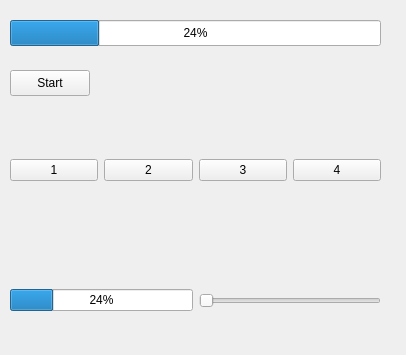
<?xml version="1.0" encoding="UTF-8"?>
<ui version="4.0">
 <class>MainWindow</class>
 <widget class="QMainWindow" name="MainWindow">
  <property name="geometry">
   <rect>
    <x>0</x>
    <y>0</y>
    <width>406</width>
    <height>355</height>
   </rect>
  </property>
  <property name="windowTitle">
   <string>Qt Application</string>
  </property>
  <widget class="QWidget" name="centralwidget">
   <widget class="QProgressBar" name="progressBar">
    <property name="geometry">
     <rect>
      <x>10</x>
      <y>20</y>
      <width>371</width>
      <height>26</height>
     </rect>
    </property>
    <property name="value">
     <number>24</number>
    </property>
   </widget>
   <widget class="QPushButton" name="pushButton">
    <property name="geometry">
     <rect>
      <x>10</x>
      <y>70</y>
      <width>80</width>
      <height>26</height>
     </rect>
    </property>
    <property name="text">
     <string>Start</string>
    </property>
   </widget>
   <widget class="QWidget" name="horizontalLayoutWidget">
    <property name="geometry">
     <rect>
      <x>10</x>
      <y>120</y>
      <width>371</width>
      <height>101</height>
     </rect>
    </property>
    <layout class="QHBoxLayout" name="horizontalLayout">
     <item>
      <widget class="QPushButton" name="pushButton_2">
       <property name="text">
        <string>1</string>
       </property>
      </widget>
     </item>
     <item>
      <widget class="QPushButton" name="pushButton_3">
       <property name="text">
        <string>2</string>
       </property>
      </widget>
     </item>
     <item>
      <widget class="QPushButton" name="pushButton_4">
       <property name="text">
        <string>3</string>
       </property>
      </widget>
     </item>
     <item>
      <widget class="QPushButton" name="pushButton_5">
       <property name="text">
        <string>4</string>
       </property>
      </widget>
     </item>
    </layout>
   </widget>
   <widget class="QWidget" name="horizontalLayoutWidget_2">
    <property name="geometry">
     <rect>
      <x>10</x>
      <y>260</y>
      <width>371</width>
      <height>81</height>
     </rect>
    </property>
    <layout class="QHBoxLayout" name="horizontalLayout_2">
     <item>
      <widget class="QProgressBar" name="progressBar_2">
       <property name="value">
        <number>24</number>
       </property>
      </widget>
     </item>
     <item>
      <widget class="QSlider" name="horizontalSlider">
       <property name="orientation">
        <enum>Qt::Horizontal</enum>
       </property>
      </widget>
     </item>
    </layout>
   </widget>
  </widget>
 </widget>
 <resources/>
 <connections/>
</ui>
